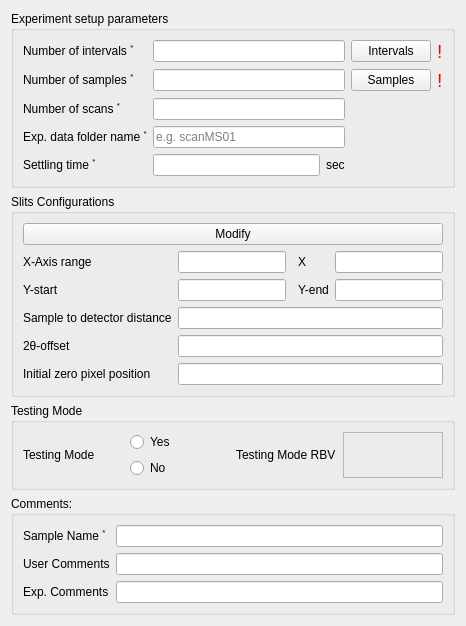
  <widget class="QWizardPage" name="twoThetaSlits">
   <property name="toolTip">
    <string>&lt;html&gt;&lt;head/&gt;&lt;body&gt;&lt;p&gt;DAQ Tool | ID09 - MS/XPD (Materials Science/X-ray Powder Diffraction) beamline&lt;/p&gt;&lt;/body&gt;&lt;/html&gt;</string>
   </property>
   <attribute name="pageId">
    <string notr="true">9</string>
   </attribute>
   <layout class="QGridLayout" name="gridLayout_19">
    <item row="4" column="0">
     <widget class="QGroupBox" name="slitConfigurationsGroupBox">
      <property name="sizePolicy">
       <sizepolicy hsizetype="Preferred" vsizetype="Preferred">
        <horstretch>0</horstretch>
        <verstretch>0</verstretch>
       </sizepolicy>
      </property>
      <property name="minimumSize">
       <size>
        <width>0</width>
        <height>0</height>
       </size>
      </property>
      <property name="cursor">
       <cursorShape>ArrowCursor</cursorShape>
      </property>
      <property name="autoFillBackground">
       <bool>false</bool>
      </property>
      <property name="title">
       <string>Slits Configurations</string>
      </property>
      <property name="flat">
       <bool>false</bool>
      </property>
      <property name="checkable">
       <bool>false</bool>
      </property>
      <layout class="QGridLayout" name="gridLayout_18">
       <item row="1" column="1">
        <widget class="QLineEdit" name="xAxisRange">
         <property name="toolTip">
          <string>X-Axis Range</string>
         </property>
         <property name="alignment">
          <set>Qt::AlignCenter</set>
         </property>
         <property name="dragEnabled">
          <bool>true</bool>
         </property>
         <property name="readOnly">
          <bool>true</bool>
         </property>
        </widget>
       </item>
       <item row="6" column="0">
        <widget class="QLabel" name="twoThetaOffsetLabel">
         <property name="cursor">
          <cursorShape>ArrowCursor</cursorShape>
         </property>
         <property name="text">
          <string>2θ-offset</string>
         </property>
        </widget>
       </item>
       <item row="1" column="0">
        <widget class="QLabel" name="xAxisRangeLabel">
         <property name="cursor">
          <cursorShape>ArrowCursor</cursorShape>
         </property>
         <property name="text">
          <string>X-Axis range</string>
         </property>
        </widget>
       </item>
       <item row="7" column="0">
        <widget class="QLabel" name="initZeroPixelPosLabel">
         <property name="cursor">
          <cursorShape>ArrowCursor</cursorShape>
         </property>
         <property name="text">
          <string>Initial zero pixel position</string>
         </property>
        </widget>
       </item>
       <item row="4" column="0">
        <widget class="QLabel" name="yStartLabel">
         <property name="cursor">
          <cursorShape>ArrowCursor</cursorShape>
         </property>
         <property name="toolTip">
          <string/>
         </property>
         <property name="text">
          <string>Y-start</string>
         </property>
        </widget>
       </item>
       <item row="4" column="3">
        <widget class="QLabel" name="yEndLabel">
         <property name="cursor">
          <cursorShape>ArrowCursor</cursorShape>
         </property>
         <property name="text">
          <string>Y-end</string>
         </property>
        </widget>
       </item>
       <item row="4" column="1">
        <widget class="QLineEdit" name="yStart">
         <property name="toolTip">
          <string>Y-Axis Start Value</string>
         </property>
         <property name="alignment">
          <set>Qt::AlignCenter</set>
         </property>
         <property name="dragEnabled">
          <bool>true</bool>
         </property>
         <property name="readOnly">
          <bool>true</bool>
         </property>
        </widget>
       </item>
       <item row="5" column="0">
        <widget class="QLabel" name="sampleToDetDisLabel">
         <property name="cursor">
          <cursorShape>ArrowCursor</cursorShape>
         </property>
         <property name="text">
          <string>Sample to detector distance</string>
         </property>
        </widget>
       </item>
       <item row="1" column="4">
        <widget class="QLineEdit" name="x">
         <property name="toolTip">
          <string>X-Axis Value</string>
         </property>
         <property name="alignment">
          <set>Qt::AlignCenter</set>
         </property>
         <property name="dragEnabled">
          <bool>true</bool>
         </property>
         <property name="readOnly">
          <bool>true</bool>
         </property>
        </widget>
       </item>
       <item row="1" column="3">
        <widget class="QLabel" name="xLabel">
         <property name="cursor">
          <cursorShape>IBeamCursor</cursorShape>
         </property>
         <property name="toolTip">
          <string>X-Axis Value</string>
         </property>
         <property name="text">
          <string>X</string>
         </property>
        </widget>
       </item>
       <item row="4" column="4">
        <widget class="QLineEdit" name="yEnd">
         <property name="toolTip">
          <string>Y-Axis End Value</string>
         </property>
         <property name="alignment">
          <set>Qt::AlignCenter</set>
         </property>
         <property name="dragEnabled">
          <bool>true</bool>
         </property>
         <property name="readOnly">
          <bool>true</bool>
         </property>
        </widget>
       </item>
       <item row="7" column="1" colspan="4">
        <widget class="QLineEdit" name="initZeroPixelPos">
         <property name="toolTip">
          <string>Initial Zero Pixel Position</string>
         </property>
         <property name="alignment">
          <set>Qt::AlignCenter</set>
         </property>
         <property name="dragEnabled">
          <bool>true</bool>
         </property>
         <property name="readOnly">
          <bool>true</bool>
         </property>
        </widget>
       </item>
       <item row="6" column="1" colspan="4">
        <widget class="QLineEdit" name="twoThetaOffset">
         <property name="toolTip">
          <string>TwoTheta Offset</string>
         </property>
         <property name="alignment">
          <set>Qt::AlignCenter</set>
         </property>
         <property name="dragEnabled">
          <bool>true</bool>
         </property>
         <property name="readOnly">
          <bool>true</bool>
         </property>
        </widget>
       </item>
       <item row="5" column="1" colspan="4">
        <widget class="QLineEdit" name="sampleToDetDis">
         <property name="toolTip">
          <string>Sample To Detector Distance</string>
         </property>
         <property name="alignment">
          <set>Qt::AlignCenter</set>
         </property>
         <property name="dragEnabled">
          <bool>true</bool>
         </property>
         <property name="readOnly">
          <bool>true</bool>
         </property>
        </widget>
       </item>
       <item row="0" column="0" colspan="5">
        <widget class="QPushButton" name="modify">
         <property name="cursor">
          <cursorShape>PointingHandCursor</cursorShape>
         </property>
         <property name="toolTip">
          <string>Change Slits Configurations</string>
         </property>
         <property name="text">
          <string>Modify</string>
         </property>
        </widget>
       </item>
      </layout>
     </widget>
    </item>
    <item row="0" column="0">
     <widget class="QGroupBox" name="experimentalParameters3">
      <property name="cursor">
       <cursorShape>ArrowCursor</cursorShape>
      </property>
      <property name="autoFillBackground">
       <bool>false</bool>
      </property>
      <property name="title">
       <string>Experiment setup parameters</string>
      </property>
      <property name="flat">
       <bool>false</bool>
      </property>
      <property name="checkable">
       <bool>false</bool>
      </property>
      <layout class="QGridLayout" name="gridLayout_3">
       <item row="0" column="0">
        <widget class="QLabel" name="intervalsLabel3">
         <property name="cursor">
          <cursorShape>ArrowCursor</cursorShape>
         </property>
         <property name="text">
          <string>&lt;html&gt;&lt;head/&gt;&lt;body&gt;&lt;p&gt;Number of intervals &lt;span style=&quot; vertical-align:super;&quot;&gt;*&lt;/span&gt;&lt;/p&gt;&lt;/body&gt;&lt;/html&gt;</string>
         </property>
        </widget>
       </item>
       <item row="0" column="3">
        <widget class="QPushButton" name="intervalsButton3">
         <property name="cursor">
          <cursorShape>PointingHandCursor</cursorShape>
         </property>
         <property name="focusPolicy">
          <enum>Qt::StrongFocus</enum>
         </property>
         <property name="toolTip">
          <string>View Intervals</string>
         </property>
         <property name="text">
          <string>Intervals</string>
         </property>
        </widget>
       </item>
       <item row="0" column="4">
        <widget class="QLabel" name="validIntervals3">
         <property name="font">
          <font>
           <pointsize>14</pointsize>
          </font>
         </property>
         <property name="toolTip">
          <string>Number of intervals or intervals table not valid!</string>
         </property>
         <property name="text">
          <string>&lt;html&gt;&lt;head/&gt;&lt;body&gt;&lt;p&gt;&lt;span style=&quot; color:#ff0000;&quot;&gt;!&lt;/span&gt;&lt;/p&gt;&lt;/body&gt;&lt;/html&gt;</string>
         </property>
        </widget>
       </item>
       <item row="1" column="0">
        <widget class="QLabel" name="samplesLabel3">
         <property name="cursor">
          <cursorShape>ArrowCursor</cursorShape>
         </property>
         <property name="text">
          <string>&lt;html&gt;&lt;head/&gt;&lt;body&gt;&lt;p&gt;Number of samples &lt;span style=&quot; vertical-align:super;&quot;&gt;*&lt;/span&gt;&lt;/p&gt;&lt;/body&gt;&lt;/html&gt;</string>
         </property>
        </widget>
       </item>
       <item row="1" column="3">
        <widget class="QPushButton" name="samplesButton3">
         <property name="cursor">
          <cursorShape>PointingHandCursor</cursorShape>
         </property>
         <property name="focusPolicy">
          <enum>Qt::StrongFocus</enum>
         </property>
         <property name="toolTip">
          <string>Select Samples Positions</string>
         </property>
         <property name="text">
          <string>Samples</string>
         </property>
        </widget>
       </item>
       <item row="1" column="4">
        <widget class="QLabel" name="validSamples3">
         <property name="font">
          <font>
           <pointsize>14</pointsize>
          </font>
         </property>
         <property name="toolTip">
          <string>Number of samples or samples choices not valid!</string>
         </property>
         <property name="text">
          <string>&lt;html&gt;&lt;head/&gt;&lt;body&gt;&lt;p&gt;&lt;span style=&quot; color:#ff0000;&quot;&gt;!&lt;/span&gt;&lt;/p&gt;&lt;/body&gt;&lt;/html&gt;</string>
         </property>
        </widget>
       </item>
       <item row="2" column="0">
        <widget class="QLabel" name="scansLabel3">
         <property name="cursor">
          <cursorShape>ArrowCursor</cursorShape>
         </property>
         <property name="text">
          <string>&lt;html&gt;&lt;head/&gt;&lt;body&gt;&lt;p&gt;Number of scans &lt;span style=&quot; vertical-align:super;&quot;&gt;*&lt;/span&gt;&lt;/p&gt;&lt;/body&gt;&lt;/html&gt;</string>
         </property>
        </widget>
       </item>
       <item row="3" column="0">
        <widget class="QLabel" name="expFileNameLabel3">
         <property name="cursor">
          <cursorShape>ArrowCursor</cursorShape>
         </property>
         <property name="text">
          <string>&lt;html&gt;&lt;head/&gt;&lt;body&gt;&lt;p&gt;Exp. data folder name &lt;span style=&quot; vertical-align:super;&quot;&gt;*&lt;/span&gt;&lt;/p&gt;&lt;/body&gt;&lt;/html&gt;</string>
         </property>
        </widget>
       </item>
       <item row="4" column="0">
        <widget class="QLabel" name="settlingTimeLabel3">
         <property name="cursor">
          <cursorShape>ArrowCursor</cursorShape>
         </property>
         <property name="text">
          <string>&lt;html&gt;&lt;head/&gt;&lt;body&gt;&lt;p&gt;Settling time &lt;span style=&quot; vertical-align:super;&quot;&gt;*&lt;/span&gt;&lt;/p&gt;&lt;/body&gt;&lt;/html&gt;</string>
         </property>
        </widget>
       </item>
       <item row="4" column="1">
        <widget class="QELineEdit" name="settlingTime3">
         <property name="toolTip">
          <string>Spinner Settling Time</string>
         </property>
         <property name="alignment">
          <set>Qt::AlignCenter</set>
         </property>
         <property name="dragEnabled">
          <bool>true</bool>
         </property>
         <property name="variable" stdset="0">
          <string>$(P)SettlingTime</string>
         </property>
         <property name="variableSubstitutions" stdset="0">
          <string>P=MS:</string>
         </property>
         <property name="writeOnLoseFocus">
          <bool>true</bool>
         </property>
         <property name="variableAsToolTip">
          <bool>false</bool>
         </property>
         <property name="displayAlarmStateOption" stdset="0">
          <enum>QEGenericEdit::Never</enum>
         </property>
         <property name="format" stdset="0">
          <enum>QELineEdit::Floating</enum>
         </property>
        </widget>
       </item>
       <item row="4" column="2">
        <widget class="QLabel" name="settlingTimeUnit3">
         <property name="cursor">
          <cursorShape>IBeamCursor</cursorShape>
         </property>
         <property name="text">
          <string>sec</string>
         </property>
        </widget>
       </item>
       <item row="0" column="1" colspan="2">
        <widget class="QELineEdit" name="intervals3">
         <property name="toolTip">
          <string>Intervals</string>
         </property>
         <property name="alignment">
          <set>Qt::AlignCenter</set>
         </property>
         <property name="dragEnabled">
          <bool>true</bool>
         </property>
         <property name="variable" stdset="0">
          <string>$(P)Intervals</string>
         </property>
         <property name="variableSubstitutions" stdset="0">
          <string>P=MS:</string>
         </property>
         <property name="writeOnLoseFocus">
          <bool>true</bool>
         </property>
         <property name="variableAsToolTip">
          <bool>false</bool>
         </property>
         <property name="displayAlarmStateOption" stdset="0">
          <enum>QEGenericEdit::Never</enum>
         </property>
         <property name="format" stdset="0">
          <enum>QELineEdit::Integer</enum>
         </property>
        </widget>
       </item>
       <item row="1" column="1" colspan="2">
        <widget class="QELineEdit" name="samples3">
         <property name="toolTip">
          <string>Samples</string>
         </property>
         <property name="alignment">
          <set>Qt::AlignCenter</set>
         </property>
         <property name="dragEnabled">
          <bool>true</bool>
         </property>
         <property name="variable" stdset="0">
          <string>$(P)Samples</string>
         </property>
         <property name="variableSubstitutions" stdset="0">
          <string>P=MS:</string>
         </property>
         <property name="writeOnLoseFocus">
          <bool>true</bool>
         </property>
         <property name="variableAsToolTip">
          <bool>false</bool>
         </property>
         <property name="displayAlarmStateOption" stdset="0">
          <enum>QEGenericEdit::Never</enum>
         </property>
         <property name="format" stdset="0">
          <enum>QELineEdit::Integer</enum>
         </property>
        </widget>
       </item>
       <item row="2" column="1" colspan="2">
        <widget class="QELineEdit" name="scans3">
         <property name="toolTip">
          <string>Scans</string>
         </property>
         <property name="alignment">
          <set>Qt::AlignCenter</set>
         </property>
         <property name="dragEnabled">
          <bool>true</bool>
         </property>
         <property name="variable" stdset="0">
          <string>$(P)Scans</string>
         </property>
         <property name="variableSubstitutions" stdset="0">
          <string>P=MS:</string>
         </property>
         <property name="writeOnLoseFocus">
          <bool>true</bool>
         </property>
         <property name="variableAsToolTip">
          <bool>false</bool>
         </property>
         <property name="displayAlarmStateOption" stdset="0">
          <enum>QEGenericEdit::Never</enum>
         </property>
         <property name="format" stdset="0">
          <enum>QELineEdit::Integer</enum>
         </property>
        </widget>
       </item>
       <item row="3" column="1" colspan="2">
        <widget class="QELineEdit" name="expFileName3">
         <property name="toolTip">
          <string>Experiment Folder Name (special characters not allowed)</string>
         </property>
         <property name="dragEnabled">
          <bool>true</bool>
         </property>
         <property name="placeholderText">
          <string>e.g. scanMS01</string>
         </property>
         <property name="variable" stdset="0">
          <string>$(P)ExperimentalFileName</string>
         </property>
         <property name="variableSubstitutions" stdset="0">
          <string>P=MS:</string>
         </property>
         <property name="writeOnLoseFocus">
          <bool>true</bool>
         </property>
         <property name="variableAsToolTip">
          <bool>false</bool>
         </property>
         <property name="displayAlarmStateOption" stdset="0">
          <enum>QEGenericEdit::Never</enum>
         </property>
        </widget>
       </item>
      </layout>
     </widget>
    </item>
    <item row="6" column="0">
     <widget class="QGroupBox" name="Comments3">
      <property name="sizePolicy">
       <sizepolicy hsizetype="Preferred" vsizetype="Preferred">
        <horstretch>0</horstretch>
        <verstretch>0</verstretch>
       </sizepolicy>
      </property>
      <property name="minimumSize">
       <size>
        <width>0</width>
        <height>0</height>
       </size>
      </property>
      <property name="cursor">
       <cursorShape>ArrowCursor</cursorShape>
      </property>
      <property name="autoFillBackground">
       <bool>false</bool>
      </property>
      <property name="title">
       <string>Comments:</string>
      </property>
      <property name="flat">
       <bool>false</bool>
      </property>
      <property name="checkable">
       <bool>false</bool>
      </property>
      <layout class="QGridLayout" name="gridLayout_15">
       <item row="2" column="0">
        <widget class="QLabel" name="expCommentsLabel3">
         <property name="cursor">
          <cursorShape>ArrowCursor</cursorShape>
         </property>
         <property name="text">
          <string>Exp. Comments</string>
         </property>
        </widget>
       </item>
       <item row="2" column="1">
        <widget class="QELineEdit" name="expComments3">
         <property name="toolTip">
          <string>Experiment Comments</string>
         </property>
         <property name="dragEnabled">
          <bool>true</bool>
         </property>
         <property name="variable" stdset="0">
          <string>$(P)ExperimentComments</string>
         </property>
         <property name="variableSubstitutions" stdset="0">
          <string>P=MS:</string>
         </property>
         <property name="writeOnLoseFocus">
          <bool>true</bool>
         </property>
         <property name="variableAsToolTip">
          <bool>false</bool>
         </property>
         <property name="displayAlarmStateOption" stdset="0">
          <enum>QEGenericEdit::Never</enum>
         </property>
        </widget>
       </item>
       <item row="0" column="1">
        <widget class="QELineEdit" name="sampleNameVal3">
         <property name="toolTip">
          <string>Sample Name</string>
         </property>
         <property name="dragEnabled">
          <bool>true</bool>
         </property>
         <property name="variable" stdset="0">
          <string>$(P)Sample</string>
         </property>
         <property name="variableSubstitutions" stdset="0">
          <string>P=MS:</string>
         </property>
         <property name="writeOnLoseFocus">
          <bool>true</bool>
         </property>
         <property name="variableAsToolTip">
          <bool>false</bool>
         </property>
         <property name="displayAlarmStateOption" stdset="0">
          <enum>QEGenericEdit::Never</enum>
         </property>
        </widget>
       </item>
       <item row="1" column="0">
        <widget class="QLabel" name="userCommentsLabel3">
         <property name="cursor">
          <cursorShape>ArrowCursor</cursorShape>
         </property>
         <property name="text">
          <string>User Comments</string>
         </property>
        </widget>
       </item>
       <item row="0" column="0">
        <widget class="QLabel" name="sampleName3">
         <property name="cursor">
          <cursorShape>ArrowCursor</cursorShape>
         </property>
         <property name="text">
          <string>&lt;html&gt;&lt;head/&gt;&lt;body&gt;&lt;p&gt;Sample Name &lt;span style=&quot; vertical-align:super;&quot;&gt;*&lt;/span&gt;&lt;/p&gt;&lt;/body&gt;&lt;/html&gt;</string>
         </property>
        </widget>
       </item>
       <item row="1" column="1">
        <widget class="QELineEdit" name="userComments3">
         <property name="toolTip">
          <string>User Comments</string>
         </property>
         <property name="dragEnabled">
          <bool>true</bool>
         </property>
         <property name="variable" stdset="0">
          <string>$(P)UserComments</string>
         </property>
         <property name="variableSubstitutions" stdset="0">
          <string>P=MS:</string>
         </property>
         <property name="writeOnLoseFocus">
          <bool>true</bool>
         </property>
         <property name="variableAsToolTip">
          <bool>false</bool>
         </property>
         <property name="displayAlarmStateOption" stdset="0">
          <enum>QEGenericEdit::Never</enum>
         </property>
        </widget>
       </item>
      </layout>
     </widget>
    </item>
    <item row="5" column="0">
     <widget class="QGroupBox" name="testingModeGroupBox3">
      <property name="sizePolicy">
       <sizepolicy hsizetype="Preferred" vsizetype="Preferred">
        <horstretch>0</horstretch>
        <verstretch>0</verstretch>
       </sizepolicy>
      </property>
      <property name="minimumSize">
       <size>
        <width>0</width>
        <height>0</height>
       </size>
      </property>
      <property name="cursor">
       <cursorShape>ArrowCursor</cursorShape>
      </property>
      <property name="autoFillBackground">
       <bool>false</bool>
      </property>
      <property name="title">
       <string>Testing Mode</string>
      </property>
      <property name="flat">
       <bool>false</bool>
      </property>
      <property name="checkable">
       <bool>false</bool>
      </property>
      <layout class="QGridLayout" name="gridLayout_14">
       <item row="0" column="1">
        <widget class="QERadioButton" name="testingModeYes3">
         <property name="cursor">
          <cursorShape>PointingHandCursor</cursorShape>
         </property>
         <property name="focusPolicy">
          <enum>Qt::StrongFocus</enum>
         </property>
         <property name="toolTip">
          <string>YES</string>
         </property>
         <property name="text">
          <string>Yes</string>
         </property>
         <property name="variable" stdset="0">
          <string>$(P)TestingMode</string>
         </property>
         <property name="variableSubstitutions" stdset="0">
          <string>P=MS:</string>
         </property>
         <property name="variableAsToolTip">
          <bool>false</bool>
         </property>
         <property name="displayAlarmStateOption" stdset="0">
          <enum>QERadioButton::Never</enum>
         </property>
         <property name="clickText">
          <string>1</string>
         </property>
         <property name="clickCheckedText">
          <string>Yes</string>
         </property>
        </widget>
       </item>
       <item row="1" column="1">
        <widget class="QERadioButton" name="testingModeNo3">
         <property name="cursor">
          <cursorShape>PointingHandCursor</cursorShape>
         </property>
         <property name="focusPolicy">
          <enum>Qt::StrongFocus</enum>
         </property>
         <property name="toolTip">
          <string>NO</string>
         </property>
         <property name="text">
          <string>No</string>
         </property>
         <property name="variable" stdset="0">
          <string>$(P)TestingMode</string>
         </property>
         <property name="variableSubstitutions" stdset="0">
          <string>P=MS:</string>
         </property>
         <property name="variableAsToolTip">
          <bool>false</bool>
         </property>
         <property name="displayAlarmStateOption" stdset="0">
          <enum>QERadioButton::Never</enum>
         </property>
         <property name="clickCheckedText">
          <string>No</string>
         </property>
        </widget>
       </item>
       <item row="0" column="0" rowspan="2">
        <widget class="QLabel" name="testingModeLabel3">
         <property name="cursor">
          <cursorShape>ArrowCursor</cursorShape>
         </property>
         <property name="text">
          <string>Testing Mode</string>
         </property>
        </widget>
       </item>
       <item row="0" column="2" rowspan="2">
        <widget class="QLabel" name="tesingMode3">
         <property name="cursor">
          <cursorShape>ArrowCursor</cursorShape>
         </property>
         <property name="text">
          <string>Testing Mode RBV</string>
         </property>
        </widget>
       </item>
       <item row="0" column="3" rowspan="2">
        <widget class="QELabel" name="testingModeFeedback3">
         <property name="cursor">
          <cursorShape>IBeamCursor</cursorShape>
         </property>
         <property name="toolTip">
          <string>Feedback</string>
         </property>
         <property name="frameShape">
          <enum>QFrame::StyledPanel</enum>
         </property>
         <property name="alignment">
          <set>Qt::AlignCenter</set>
         </property>
         <property name="wordWrap">
          <bool>true</bool>
         </property>
         <property name="variable" stdset="0">
          <string>$(P)TestingMode</string>
         </property>
         <property name="variableSubstitutions" stdset="0">
          <string>P=MS:</string>
         </property>
         <property name="variableAsToolTip">
          <bool>false</bool>
         </property>
         <property name="displayAlarmStateOption" stdset="0">
          <enum>QELabel::Never</enum>
         </property>
         <property name="addUnits">
          <bool>false</bool>
         </property>
        </widget>
       </item>
      </layout>
     </widget>
    </item>
   </layout>
  </widget>
